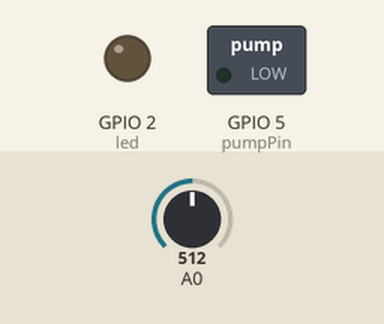
Recording of a sketch running on a simulated ESP8266 (NodeMCU). Parts: switched loads named in the sketch (green lamp = pin HIGH), output pins drawn as LEDs (lit = HIGH). The inputs (shaded band) are chosen by the test bench; at power-on: A0 = 512. WiFi joins after 1.5 s; servers stay silent unless stated; pins used as bus, display or sensor lines are not drawn; what the sketch prints to the serial monitor is not drawn.

Above: at 1.7 s.
At 16.7 s:
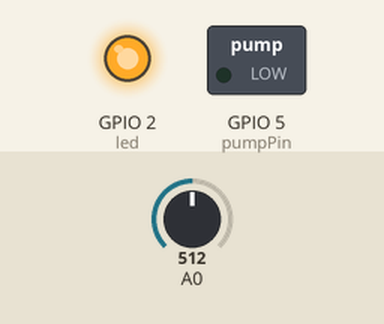
Timing chart, 0 to 40.5 s (numbered marks = the images above):
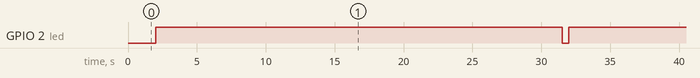

Measured:
- by itself, GPIO 2 (led): alternates HIGH for 29.5 s and LOW for 0.50 s

The sketch:

waterPlant.ino
```cpp
#include <ESP8266WiFi.h>
#include <WiFiClient.h>
#include <ESP8266WebServer.h>
#include <ESP8266mDNS.h>

extern "C" {
#include "user_interface.h"
}

const char* ssid = "aaaaaaaaaa";
const char* password = "bbbbbbbb";
int led = 2;
int pumpPin = 5;
int humidityVccPin = 4;
int humiditySensorPin = 0;
double humidity = 0;
bool readHumiditySwitch = true;

// Timer
os_timer_t myTimer;
#define HUMIDITY_SPEED 30000

ESP8266WebServer server(80);

void handleHumidity()
{
  server.send(200, "text/html", String(humidity));
}

void handleRoot() {
  server.send(200, "text/html", "<h1>Water plant server</h1>");
}

void humidityCallback(void *pArg) {
  readHumiditySwitch = true;
}

void readHumidity()
{
  int n = 5;
  double sum = 0;
  double average;

  digitalWrite(led, LOW);
  digitalWrite(humidityVccPin, HIGH);
  delay(500);

  for (int i = 0; i < n; i++)
  {
    sum = sum + analogRead(humiditySensorPin);
  }

  humidity = sum / n;

  digitalWrite(humidityVccPin, LOW);
  digitalWrite(led, HIGH);
}

void handleReset() {
  server.send(200, "text/html", "Rebooting!");
  ESP.reset();
}

void handleNotFound(){
  String message = "File Not Found\n\n";
  message += "URI: ";
  message += server.uri();
  message += "\nMethod: ";
  message += (server.method() == HTTP_GET)?"GET":"POST";
  message += "\nArguments: ";
  message += server.args();
  message += "\n";
  for (uint8_t i=0; i<server.args(); i++){
    message += " " + server.argName(i) + ": " + server.arg(i) + "\n";
  }
  server.send(404, "text/plain", message);
}

void setup(void){
  pinMode(led, OUTPUT);
  pinMode(pumpPin, OUTPUT);
  pinMode(humidityVccPin, OUTPUT);
  digitalWrite(led, LOW);

  Serial.begin(115200);
  Serial.println("Connecting");
  WiFi.begin(ssid, password);
  WiFi.mode(WIFI_STA);
  Serial.println("Started");

  // WIFI
  while (WiFi.status() != WL_CONNECTED) {
    delay(500);
    Serial.print(".");
  }
  Serial.println("");
  Serial.print("Connected to ");
  Serial.println(ssid);
  Serial.print("IP address: ");
  Serial.println(WiFi.localIP());

  // WebServer
  server.on("/", handleRoot);
  server.on("/humidity", handleHumidity);
  server.onNotFound(handleNotFound);
  server.begin();
  Serial.println("HTTP server started");

  // Timer
  os_timer_setfn(&myTimer, humidityCallback, NULL);
  os_timer_arm(&myTimer, HUMIDITY_SPEED, true);
  digitalWrite(led, HIGH);
}

void loop(void){
  server.handleClient();

  if (readHumiditySwitch)
  {
    readHumidity();
    readHumiditySwitch = false;
  }

  delay(1);
}
```
